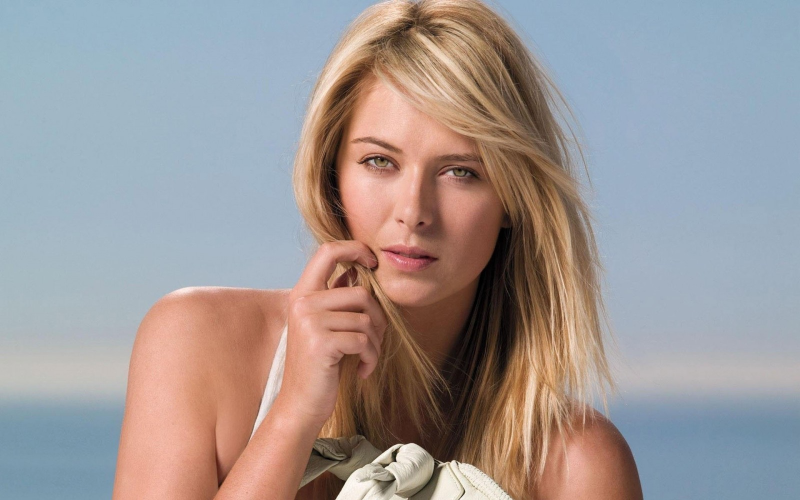
#> input picture project/Sports_Person_Classifier/model/test_image/image.png, 1600 x 1000 px (shown at 1/2 size)
$ jupyter execute --allow-errors sports_person_classifier.ipynb   (shell and % lines are left out)
#> lines starting #> are read from the running program, lines starting #| are printed output that depends on the picture; after the words box and inside, x2 and y2 are one past the last pixel; in counts of white or black regions, pixels touching at a corner belong together
[cell 1]
import os
import shutil
import pywt
import cv2
import numpy as np
import matplotlib
from matplotlib import pyplot as plt

[cell 2]
img = cv2.imread("./test_image/image.png")
#> img is the input picture: shape (1000, 1600, 3); mean B, G, R 150.6, 151.1, 158.9
img.shape
#> Out = (1000, 1600, 3)

[cell 3]
plt.imshow(img)

[cell 4]
gray = cv2.cvtColor(img, cv2.COLOR_BGR2GRAY)
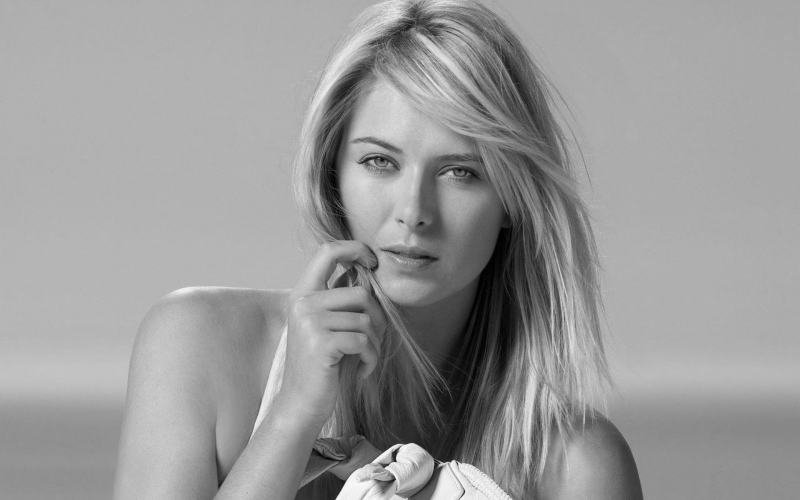
#> gray: shape (1000, 1600) (shown at 1/2 size); min 0, max 254, mean 153.4
gray.shape
#> Out = (1000, 1600)

[cell 5]
plt.imshow(gray,cmap="gray")

[cell 6]
face_cascade = cv2.CascadeClassifier("./haarcascades/haarcascade_frontalface_default.xml")
eye_cascade = cv2.CascadeClassifier("./haarcascades/haarcascade_eye.xml")
faces = face_cascade.detectMultiScale(gray, 1.3, 5)
#> faces = [[628, 178, 414, 414]]
faces
#> Out = [[628, 178, 414, 414]]

[cell 7]
x,y,w,h = faces[0]
#> x = 628; y = 178; w = 414; h = 414
x,y,w,h
#> Out = (628, 178, 414, 414)

[cell 8]
face_image = cv2.rectangle(img,(x,y),(x+w,y+h),(255,0,0),2)
plt.imshow(face_image)

[cell 9]
cv2.destroyAllWindows()
for (x,y,w,h) in faces:
    face_img = cv2.rectangle(img,(x,y),(x+w,y+h),(255,0,0),2)
    roi_gray = gray[y:y+int(h/2),x:x+w] # here int(h/2) is done because there is mismatch heppening and third eye is detecting😂
    roi_color = face_img[y:y+h,x:x+w]
    eyes = eye_cascade.detectMultiScale(roi_gray)
    for (ex,ey,ew,eh) in eyes:
        cv2.rectangle(roi_color,(ex,ey),(ex+ew,ey+eh),(0,255,0),2)
#> this loop made 1 pass
#> (x, y, w, h, eyes) on pass 1: (628, 178, 414, 414, [[89, 106, 80, 80], [266, 137, 63, 63]])
#> pass 1, `roi_gray = gray[y:y+int(h/2),x:x+w]`:
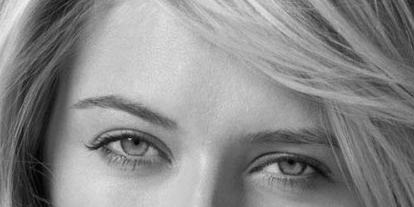
#> roi_gray: shape (207, 414); min 1, max 240, mean 138
#> pass 1, `roi_color = face_img[y:y+h,x:x+w]`:
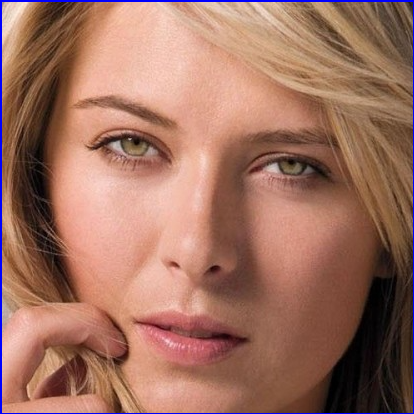
#> roi_color: shape (414, 414, 3); mean B, G, R 96.6, 112.8, 159.6
#> after the loop:
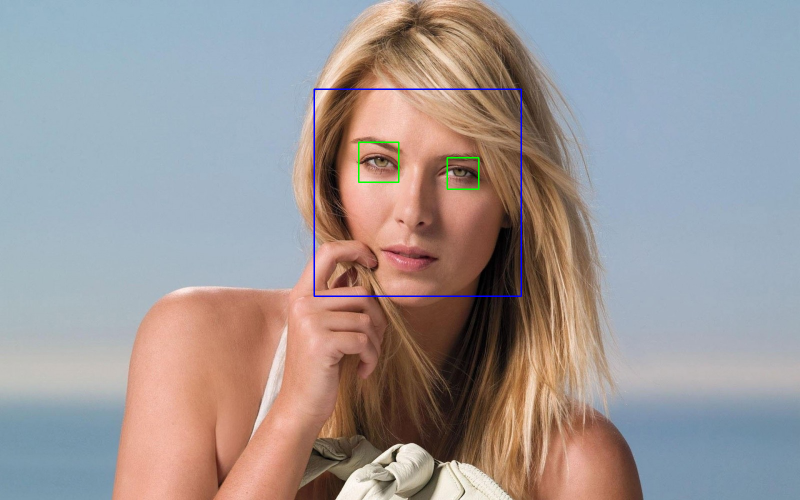
#> img: shape (1000, 1600, 3) (shown at 1/2 size); mean B, G, R 151, 150.9, 158.3
#> after the loop:
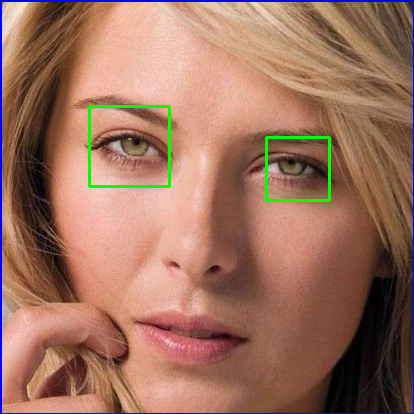
#> roi_color: shape (414, 414, 3); 1% of pixels changed, all inside (x1, y1, x2, y2) = (88, 105, 331, 202)
plt.figure()
plt.imshow(face_img, cmap="gray")
plt.show()

[cell 10]
plt.imshow(roi_color, cmap="gray")

[cell 11]
#now make a full function for all images
def get_cropped_image_if_2_eye(image_path):
#> called with image_path = './test_image/image.png'
    img = cv2.imread(image_path)
    gray = cv2.cvtColor(img, cv2.COLOR_BGR2GRAY)
    faces = face_cascade.detectMultiScale(gray, 1.3 , 5)
#> faces = [[628, 178, 414, 414]]
    for (x,y,w,h) in faces:
        roi_gray = gray[y:y+h,x:x+w]
        roi_color = img[y:y+h,x:x+w]
        eyes = eye_cascade.detectMultiScale(roi_gray)
        if (len(eyes)) >= 2:
            return roi_color
#> this loop made 1 pass
#> (x, y, w, h, eyes) on pass 1: (628, 178, 414, 414, [[88, 104, 84, 84], [256, 130, 79, 79], [16, 326, 88, 88]])
#> pass 1, in get_cropped_image_if_2_eye, `roi_gray = gray[y:y+h,x:x+w]`:
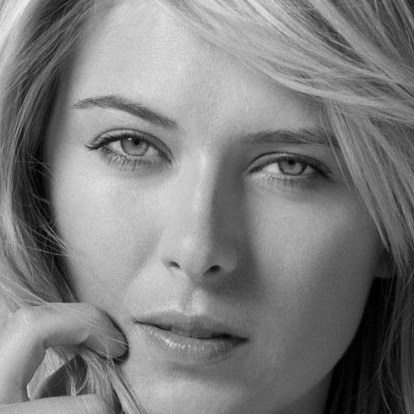
#> roi_gray: shape (414, 414); min 0, max 240, mean 126.5

[cell 12]
original_image = cv2.imread("./test_image/image.png")
cropped_image = get_cropped_image_if_2_eye("./test_image/image.png")
plt.imshow(original_image)

[cell 13]
plt.imshow(cropped_image)

[cell 14]
path_of_img = "./sports_person/"
cropped_img_path = "./sports_person/cropped/"

[cell 15]
img_dirs = []
for entry in os.scandir(path_of_img):
    if entry.is_dir():
        img_dirs.append(entry)
img_dirs

[cell 16]
if os.path.exists(cropped_img_path):
    shutil.rmtree(cropped_img_path)
os.mkdir(cropped_img_path)

[cell 17]
cropped_img_dirs = []
celebrity_file_name_dictionary = {}
#> (the rest of this cell did not finish here and is left out)

        if not os.path.exists(cropped_folder):
            os.mkdir(cropped_folder)
            print("created directory : ", cropped_folder )
        if roi_color is not None:
            cropped_file_name = sub_folder + str(counter) + ".png"
            cropped_file_path = cropped_folder+ "/" + cropped_file_name
            celebrity_file_name_dictionary[sub_folder].append(cropped_file_path)
            cv2.imwrite(cropped_file_path,roi_color)

            counter +=1

[cell 18]
def w2d(img, mode='haar', level=1):
#> called with mode = 'db1', level = 5
    imArray = img
    imArray = cv2.cvtColor(imArray,cv2.COLOR_RGB2GRAY)
    imArray = np.float32(imArray)
    imArray /= 255
    coeff = pywt.wavedec2(imArray,mode,level=level)
#> coeff = 6 items
    coeff_h = list(coeff)
#> coeff_h = 6 items
    coeff_h[0] *= 0
    imArray_h = pywt.waverec2(coeff_h,mode)
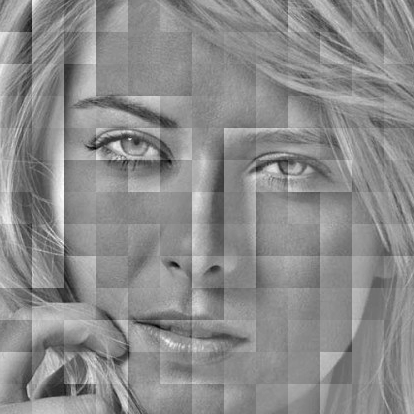
#> imArray_h: shape (414, 414) float32; min -0.499, max 0.412, mean -3.32e-05; drawn with min black and max white
    imArray_h *= 255
    imArray_h =  np.uint8(imArray_h)
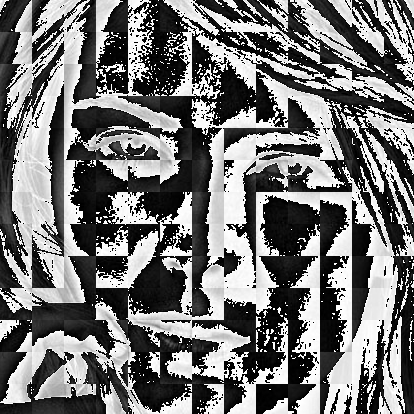
#> imArray_h: shape (414, 414); min 0, max 255, mean 116.8
    return imArray_h

[cell 19]
im_har = w2d(cropped_image,'db1',5)
plt.imshow(im_har,cmap='gray')

#> (a cell that did not finish here is left out)

[cell 21]
class_dict = {}
count = 0
for celebrity in celebrity_file_name_dictionary.keys():
    class_dict[celebrity] = count
    count +=1
class_dict
